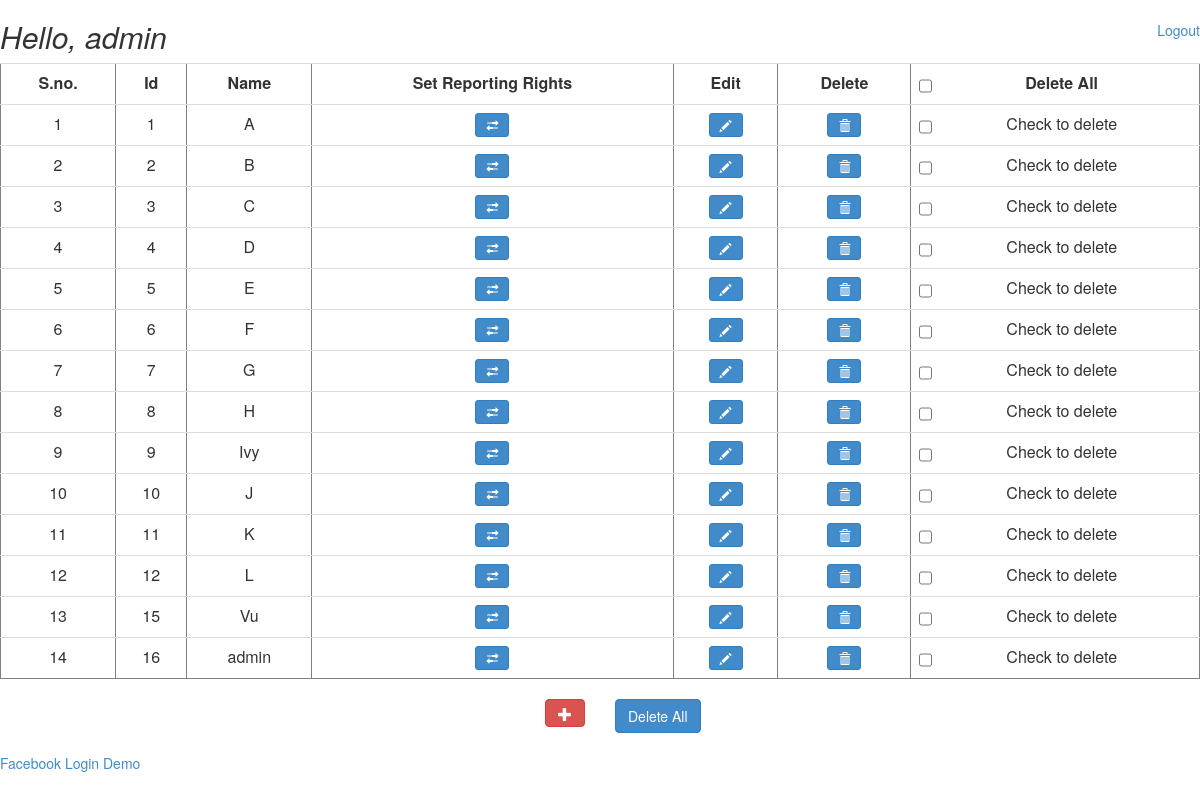
Page /adminHome.php (signed in) on the committed database.
### tables this page shows
CREATE TABLE IF NOT EXISTS `bas_user` (
  `user_id` int(11) NOT NULL,
  `user_name` varchar(50) NOT NULL,
  `email` varchar(45) DEFAULT NULL,
  `password` varchar(30) DEFAULT NULL,
  `role` varchar(10) DEFAULT NULL,
  `date_created` datetime NOT NULL DEFAULT CURRENT_TIMESTAMP
);

### adminHome.php (the view, shortened to what this page needs)
<?php
include('conn.php');
if (isset($_SESSION['id']))
{
	$id = $_SESSION['id'];
	if ($stmt = $conn->query("SELECT * FROM bas_user WHERE user_id = '$id'"))
	{
		$row = $stmt->fetch_array(MYSQL_BOTH);
		echo "<a href = 'logout.php' style='float:right'>Logout</a>";
		echo "<h2><em> Hello, ".$row['user_name']."</em></h2>";
	}
}
else
	header('Location: index.php');
?>
<!DOCTYPE html>
<html lang="en">
<head>
<link rel="stylesheet" href="http://maxcdn.bootstrapcdn.com/bootstrap/3.3.7/css/bootstrap.min.css">
<link href="css/bootstrap.min.css" rel="stylesheet">
<link rel="stylesheet" href="css/bootstrap-multiselect.css">
</head>
<body>
<table class = "table" width="100%" border = "1px" >
<tr>
	<th style="text-align: center;">S.no.</th>
	<th style="text-align: center;">Id</th>
	<th style="text-align: center;">Name</th>
	<th style="text-align: center;">Set Reporting Rights</th>
	<th style="text-align: center;">Edit</th>
	<th style="text-align: center;">Delete</th>
	<th style="text-align: center;">Delete All
	<input style="float:left;" type="checkbox" name="select_all" id="select_all" value="" class="checkbox"/></th>
</tr>
<?php
include('conn.php');
if ($stmt = $conn->query("SELECT user_id, user_name FROM bas_user"))
{
	$ctr=0;
	foreach ($stmt as $row){
		$ctr++;
?>
			<tr>
				<td style="text-align: center;"><?php echo $ctr ?></td>
				<td style="text-align: center;"><?php echo $row['user_id'] ?></td>
				<td style="text-align: center;"><?php echo $row['user_name'] ?></td>
				<td style="text-align: center;">
					<span data-toggle="tooltip" title="Set Reporting Rights for <?php echo $row['user_name'] ?> ">
						<a class="btn btn-primary btn-sm" data-toggle="modal" data-target="#myModal" data-option="1" data-id="<?php echo $row['user_id']?>" data-name="Set reporting rights for <?php echo $row['user_name'] ?>">
							<span class="glyphicon glyphicon-transfer"></span>
						</a>
					</span>
				</td>
				<td style="text-align: center;">
					<span data-toggle="tooltip" title="Edit <?php echo $row['user_name'] ?> ">
						<a class="btn btn-primary btn-sm" data-toggle="modal" data-target="#myModal" data-option="2" data-id="<?php echo $row['user_id']?>" data-name="Modify user data for <?php echo $row['user_name'] ?>">
							<span class="glyphicon glyphicon-pencil"></span>
						</a>
					</span>
				</td>
				<td style="text-align: center;">
					<span data-toggle="tooltip" title="Delete <?php echo $row['user_name'] ?> ">
						<a class="btn btn-primary btn-sm" data-toggle="modal" data-target="#myModal" data-option="3" data-id="<?php echo $row['user_id']?>" data-name="Delete user data for <?php echo $row['user_name'] ?>">
							<span class="glyphicon glyphicon-trash"></span>
						</a>
					</span>
				</td>
				<td style="text-align: center;">
						Check to delete
						<input style="float:left;" type = "checkbox" name="ch_box[]" value="<?php echo $row['user_id'] ?>" class="checkbox">
				</td>
<?php
	}
}
?>
</table>
<div class= "row">
	<div class= "col-sm-6">
		<span style="float:right" data-toggle="tooltip" title="Add new user">
			<a class="btn btn-danger btn-md" data-toggle="modal" data-target="#myModal" data-option="4" data-id="" data-name="Add New User" >
				<span class="glyphicon glyphicon-plus"></span>
			</a>
		</span>
	</div>
	<div class= "col-sm-6" >
		<span data-toggle="tooltip" title="Delete all users">
			<a class="btn btn-primary btn-md" id = "alldelete" data-toggle="modal" data-target="#myModal" data-option="5" data-id="" data-name="Delete user data for" >Delete All</a>
		</span>
	</div>
</div>
<br/>
<a href= "login.php">Facebook Login Demo<a/><br/>
</body>
</html>

### rows in the picture
bas_user: user_name "admin", user_id "16"
bas_user: user_id "1", user_name "A"
bas_user: user_id "2", user_name "B"
bas_user: user_id "3", user_name "C"
bas_user: user_id "4", user_name "D"
bas_user: user_id "5", user_name "E"
bas_user: user_id "6", user_name "F"
bas_user: user_id "7", user_name "G"
bas_user: user_id "8", user_name "H"
bas_user: user_id "9", user_name "Ivy"
bas_user: user_id "10", user_name "J"
bas_user: user_id "11", user_name "K"
bas_user: user_id "12", user_name "L"
bas_user: user_id "15", user_name "Vu"
